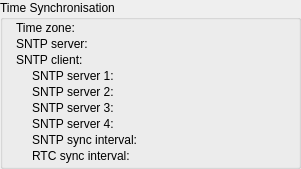
           <widget class="QGroupBox" name="group_TimeSync">
            <property name="geometry">
             <rect>
              <x>8</x>
              <y>168</y>
              <width>301</width>
              <height>169</height>
             </rect>
            </property>
            <property name="title">
             <string>Time Synchronisation</string>
            </property>
            <widget class="QLabel" name="text_TimeSync_Zone">
             <property name="geometry">
              <rect>
               <x>16</x>
               <y>18</y>
               <width>151</width>
               <height>20</height>
              </rect>
             </property>
             <property name="text">
              <string>Time zone:</string>
             </property>
            </widget>
            <widget class="QLabel" name="text_TimeSync_SNTPServer">
             <property name="geometry">
              <rect>
               <x>16</x>
               <y>34</y>
               <width>151</width>
               <height>20</height>
              </rect>
             </property>
             <property name="text">
              <string>SNTP server:</string>
             </property>
            </widget>
            <widget class="QLabel" name="text_TimeSync_sntpclient">
             <property name="geometry">
              <rect>
               <x>16</x>
               <y>50</y>
               <width>151</width>
               <height>20</height>
              </rect>
             </property>
             <property name="text">
              <string>SNTP client:</string>
             </property>
            </widget>
            <widget class="QLabel" name="text_TimeSync_sntpClServer1">
             <property name="geometry">
              <rect>
               <x>32</x>
               <y>66</y>
               <width>141</width>
               <height>20</height>
              </rect>
             </property>
             <property name="text">
              <string>SNTP server 1:</string>
             </property>
            </widget>
            <widget class="QLabel" name="text_TimeSync_sntpClServer2">
             <property name="geometry">
              <rect>
               <x>32</x>
               <y>82</y>
               <width>141</width>
               <height>20</height>
              </rect>
             </property>
             <property name="text">
              <string>SNTP server 2:</string>
             </property>
            </widget>
            <widget class="QLabel" name="text_TimeSync_sntpClServer3">
             <property name="geometry">
              <rect>
               <x>32</x>
               <y>98</y>
               <width>141</width>
               <height>20</height>
              </rect>
             </property>
             <property name="text">
              <string>SNTP server 3:</string>
             </property>
            </widget>
            <widget class="QLabel" name="text_TimeSync_sntpClServer4">
             <property name="geometry">
              <rect>
               <x>32</x>
               <y>114</y>
               <width>141</width>
               <height>20</height>
              </rect>
             </property>
             <property name="text">
              <string>SNTP server 4:</string>
             </property>
            </widget>
            <widget class="QLabel" name="text_TimeSync_sntpsynciv">
             <property name="geometry">
              <rect>
               <x>32</x>
               <y>130</y>
               <width>141</width>
               <height>20</height>
              </rect>
             </property>
             <property name="text">
              <string>SNTP sync interval:</string>
             </property>
            </widget>
            <widget class="QLabel" name="text_TimeSync_rtcsync">
             <property name="geometry">
              <rect>
               <x>32</x>
               <y>146</y>
               <width>141</width>
               <height>20</height>
              </rect>
             </property>
             <property name="text">
              <string>RTC sync interval:</string>
             </property>
            </widget>
            <widget class="QLabel" name="label_TimeSync_TimeZone">
             <property name="geometry">
              <rect>
               <x>180</x>
               <y>18</y>
               <width>111</width>
               <height>20</height>
              </rect>
             </property>
             <property name="text">
              <string/>
             </property>
            </widget>
            <widget class="QLabel" name="label_TimeSync_SNTPServer">
             <property name="geometry">
              <rect>
               <x>180</x>
               <y>34</y>
               <width>111</width>
               <height>20</height>
              </rect>
             </property>
             <property name="text">
              <string/>
             </property>
            </widget>
            <widget class="QLabel" name="label_TimeSync_SNTPClient">
             <property name="geometry">
              <rect>
               <x>180</x>
               <y>50</y>
               <width>111</width>
               <height>20</height>
              </rect>
             </property>
             <property name="text">
              <string/>
             </property>
            </widget>
            <widget class="QLabel" name="label_TimeSync_SNTPClient_Server1">
             <property name="geometry">
              <rect>
               <x>180</x>
               <y>66</y>
               <width>111</width>
               <height>20</height>
              </rect>
             </property>
             <property name="text">
              <string/>
             </property>
            </widget>
            <widget class="QLabel" name="label_TimeSync_SNTPClient_rtcSync">
             <property name="geometry">
              <rect>
               <x>180</x>
               <y>146</y>
               <width>111</width>
               <height>20</height>
              </rect>
             </property>
             <property name="text">
              <string/>
             </property>
            </widget>
            <widget class="QLabel" name="label_TimeSync_SNTPClient_sntpSync">
             <property name="geometry">
              <rect>
               <x>180</x>
               <y>130</y>
               <width>111</width>
               <height>20</height>
              </rect>
             </property>
             <property name="text">
              <string/>
             </property>
            </widget>
            <widget class="QLabel" name="label_TimeSync_SNTPClient_Server4">
             <property name="geometry">
              <rect>
               <x>180</x>
               <y>114</y>
               <width>111</width>
               <height>20</height>
              </rect>
             </property>
             <property name="text">
              <string/>
             </property>
            </widget>
            <widget class="QLabel" name="label_TimeSync_SNTPClient_Server3">
             <property name="geometry">
              <rect>
               <x>180</x>
               <y>98</y>
               <width>111</width>
               <height>20</height>
              </rect>
             </property>
             <property name="text">
              <string/>
             </property>
            </widget>
            <widget class="QLabel" name="label_TimeSync_SNTPClient_Server2">
             <property name="geometry">
              <rect>
               <x>180</x>
               <y>82</y>
               <width>111</width>
               <height>20</height>
              </rect>
             </property>
             <property name="text">
              <string/>
             </property>
            </widget>
           </widget>
